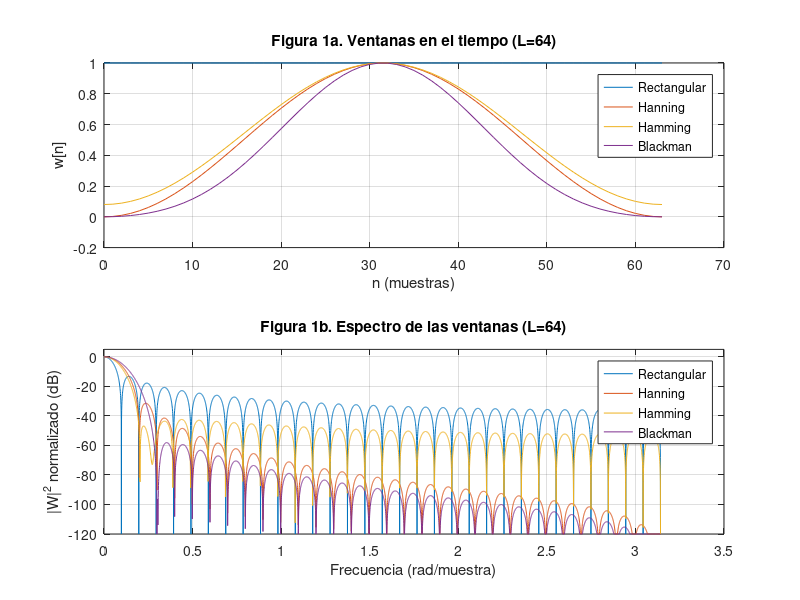
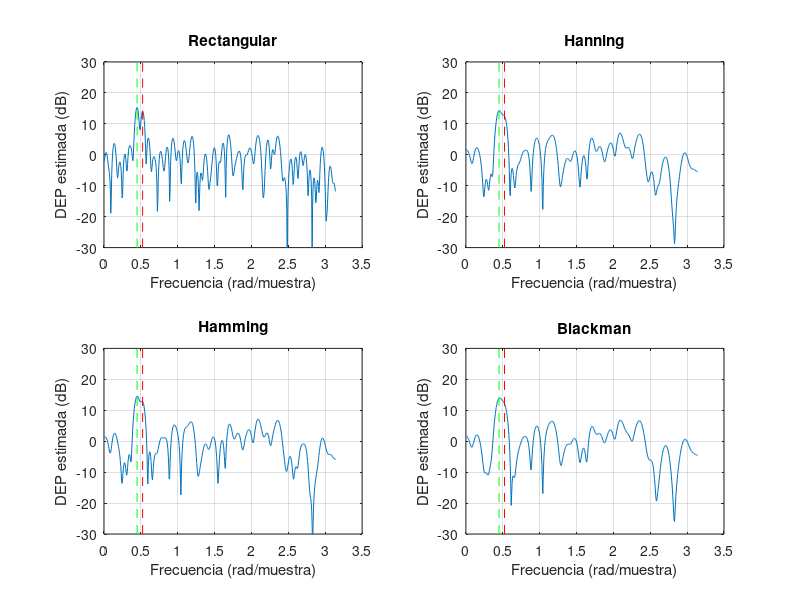
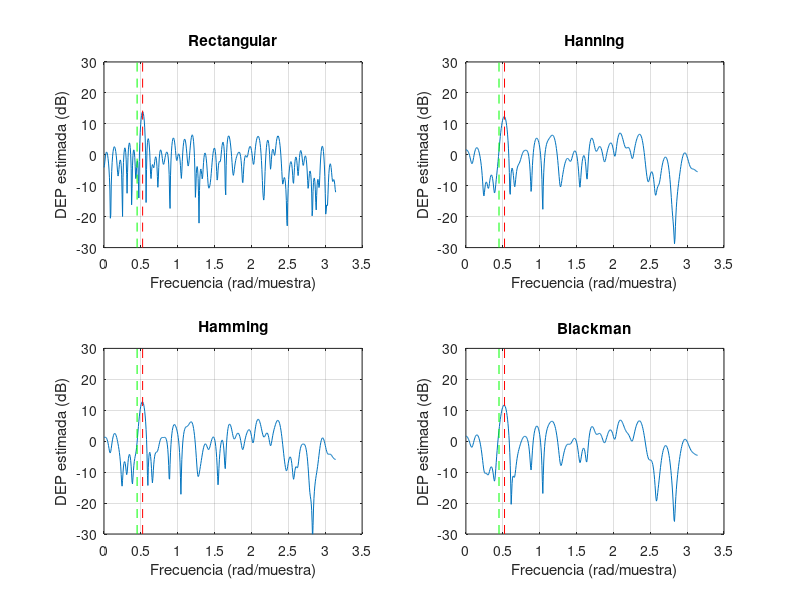
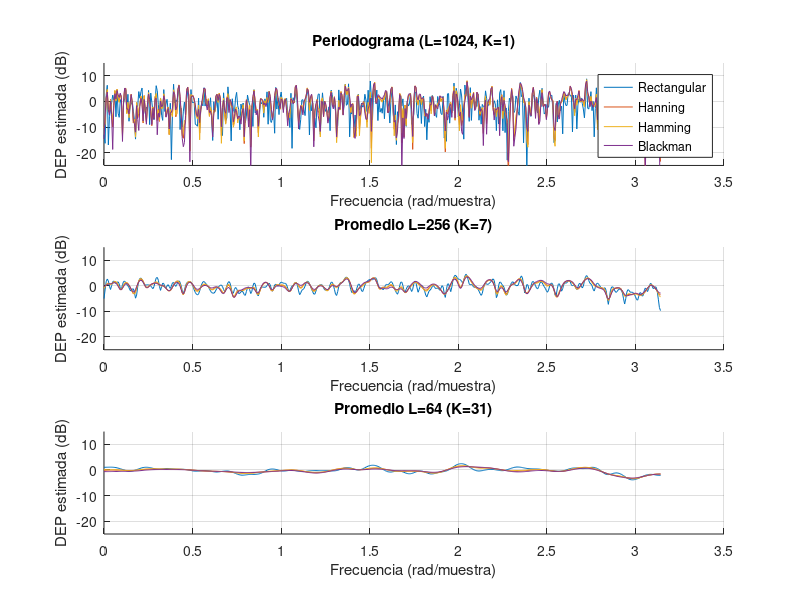

Write the MATLAB code that produced these figures, in order.
% Practica Unidad I - Estimacion espectral clasica (Periodograma y Periodograma promedio)
% Compatible con MATLAB y Octave. No requiere toolboxes (las ventanas se definen a mano).
clear; close all; clc;
rand('seed',0); randn('seed',0);          % resultados repetibles
NFFT = 1024;                              % puntos de la DFT (con relleno de ceros)

% --- Ventanas (simetricas, igual que hanning/hamming/blackman de MATLAB) ---
nombres = {'Rectangular','Hanning','Hamming','Blackman'};
vent = {@(L) ones(L,1), ...
        @(L) 0.5-0.5*cos(2*pi*(0:L-1)'/(L-1)), ...
        @(L) 0.54-0.46*cos(2*pi*(0:L-1)'/(L-1)), ...
        @(L) 0.42-0.5*cos(2*pi*(0:L-1)'/(L-1))+0.08*cos(4*pi*(0:L-1)'/(L-1))};
dB = @(p) 10*log10(max(p,1e-12));

% Periodograma modificado: I(w)=|DFT(w.*x)|^2/(L*U), U=mean(w^2)  (normalizacion UIT2)
perio = @(x,f) abs(fft(f(length(x)).*x(:),NFFT)).^2 / (length(x)*mean(f(length(x)).^2));
wax = (0:NFFT/2)'*2*pi/NFFT;              % eje de frecuencia [0,pi] rad/muestra

%% 0. Espectro de las ventanas (L=64)
L = 64; NW = 8192;
wv = (0:NW/2)'*2*pi/NW;
figure(1);
fprintf('\nTabla 1. Caracteristicas medidas (L=%d)\n', L);
fprintf('%-12s %-14s %-14s\n','Ventana','Ancho (rad)','Lobulo sec. (dB)');
for i = 1:4
    w = vent{i}(L);
    W = abs(fft(w,NW)); W = W(1:NW/2+1);
    Wdb = dB((W/max(W)).^2);
    k = find(diff(W) > 0, 1);             % primer nulo tras el pico en w=0
    ancho = 2*wv(k);                      % ancho null-to-null del lobulo principal
    sec = max(Wdb(k:end));                % mayor lobulo secundario
    fprintf('%-12s %-14.4f %-14.1f\n', nombres{i}, ancho, sec);
    subplot(2,1,1); plot(0:L-1, w); hold on;
    subplot(2,1,2); plot(wv, Wdb); hold on;
end
subplot(2,1,1); title('Figura 1a. Ventanas en el tiempo (L=64)'); xlabel('n (muestras)'); ylabel('w[n]'); legend(nombres); grid on;
subplot(2,1,2); title('Figura 1b. Espectro de las ventanas (L=64)'); xlabel('Frecuencia (rad/muestra)'); ylabel('|W|^2 normalizado (dB)'); ylim([-120 5]); legend(nombres); grid on;
print -dpng Figura_1_ventanas.png

%% 1. Dos sinusoides + ruido blanco (media 0, varianza 1)
N = 128;                                  % longitud de la secuencia
w1 = 2*pi/12; w2 = 2*pi/14;
n = (0:N-1)';
ruido = randn(N,1);

amps = [1 1; 1 0.01];                     % 1.a: A1=A2=1   1.b: A1=1, A2=0.01
titulos = {'Figura 2. Periodograma, A1=A2=1','Figura 3. Periodograma, A1=1, A2=0.01'};
archivos = {'Figura_2_exp1a.png','Figura_3_exp1b.png'};
for e = 1:2
    x = amps(e,1)*cos(w1*n) + amps(e,2)*cos(w2*n) + ruido;
    figure(1+e);
    for i = 1:4
        subplot(2,2,i);
        P = perio(x,vent{i}); P = P(1:NFFT/2+1);   % solo [0,pi]
        plot(wax, dB(P)); hold on;
        plot([w1 w1],[-30 30],'r--'); plot([w2 w2],[-30 30],'g--');
        title(nombres{i}); xlabel('Frecuencia (rad/muestra)'); ylabel('DEP estimada (dB)');
        ylim([-30 30]); grid on;
    end
    sgtitle_txt = sprintf('%s, N=%d (rojo: w1=2pi/12, verde: w2=2pi/14)', titulos{e}, N);
    disp(sgtitle_txt);                    % sgtitle no existe en Octave: se imprime el titulo
    print('-dpng', archivos{e});
end

%% 2. Ruido blanco: periodograma vs periodograma promedio (solape 50 %)
Q = 1024; r = randn(Q,1);
Ls = [1024 256 64];
tit = {'Periodograma (L=1024, K=1)','Promedio L=256 (K=7)','Promedio L=64 (K=31)'};
figure(4);
fprintf('\nTabla 2. Ruido blanco (varianza 1)\n');
fprintf('%-12s %-28s %-8s %-8s\n','Ventana','Estimador','Media','Varianza');
for j = 1:3
    Lseg = Ls(j); R = Lseg/2; if Lseg == Q, R = Q; end   % paso entre segmentos
    starts = 1:R:(Q-Lseg+1);
    subplot(3,1,j); hold on;
    for i = 1:4
        P = zeros(NFFT,1);
        for s = starts
            P = P + perio(r(s:s+Lseg-1), vent{i});
        end
        P = P/numel(starts); P = P(1:NFFT/2+1);
        plot(wax, dB(P));
        fprintf('%-12s %-28s %-8.3f %-8.3f\n', nombres{i}, tit{j}, mean(P), var(P));
    end
    title(tit{j}); xlabel('Frecuencia (rad/muestra)'); ylabel('DEP estimada (dB)'); ylim([-25 15]); grid on;
    if j == 1, legend(nombres); end
end
print -dpng Figura_4_exp2.png
